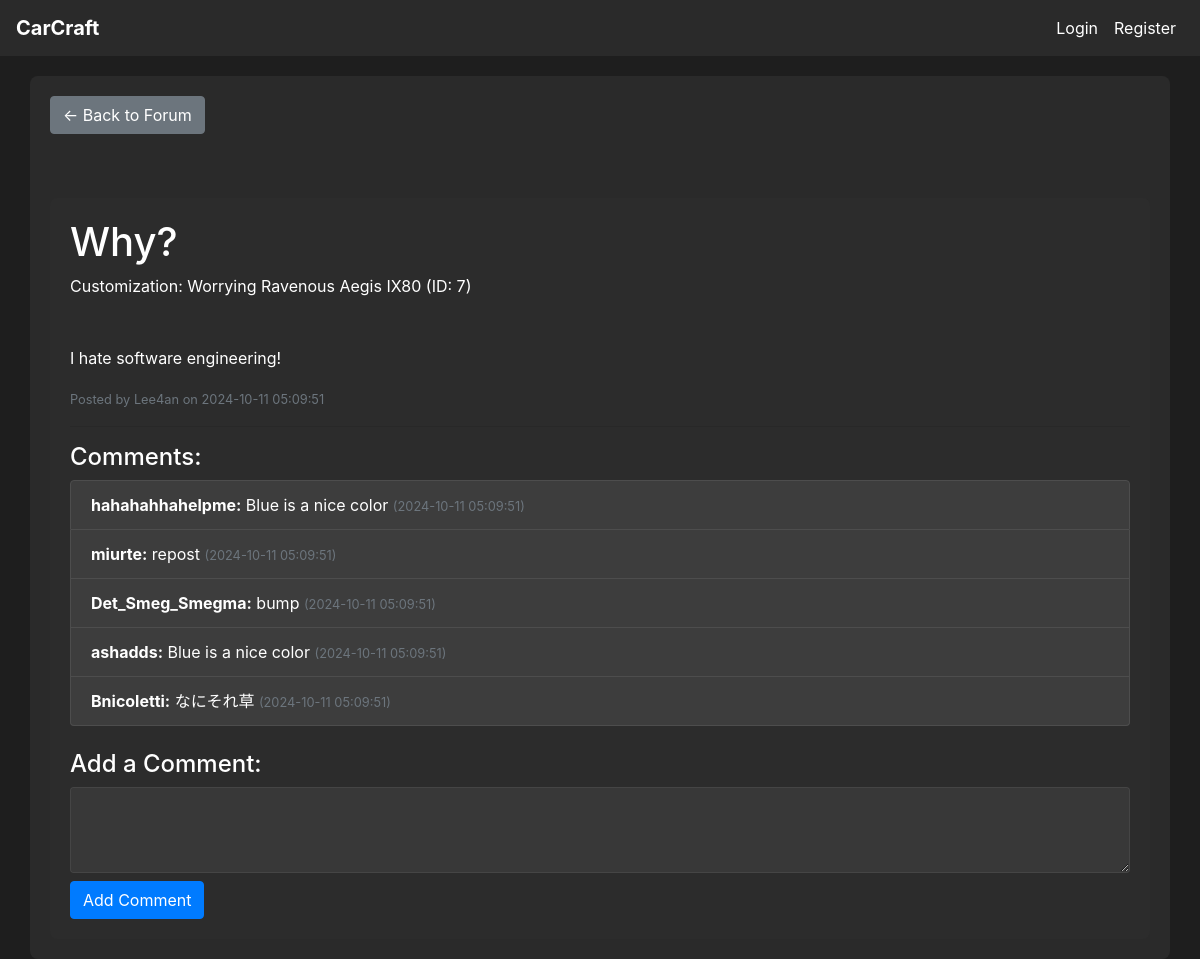
/post/1, run on the app's committed database.
### tables this page shows
CREATE TABLE post (
    post_id INTEGER PRIMARY KEY AUTOINCREMENT,
    customization_id INTEGER,
    user_id INTEGER NOT NULL,
    title VARCHAR(255) NOT NULL,
    description TEXT,
    category TEXT,
    created_at DATETIME DEFAULT CURRENT_TIMESTAMP,
    FOREIGN KEY (customization_id) REFERENCES customization(customization_id),
    FOREIGN KEY (user_id) REFERENCES user(user_id)
);

CREATE TABLE customization (
    customization_id INTEGER PRIMARY KEY AUTOINCREMENT,
    customization_name VARCHAR(100) NOT NULL,
    user_id INTEGER NOT NULL,
    model_id INTEGER NOT NULL,
    color_id INTEGER NOT NULL,
    wheel_id INTEGER NOT NULL,
    created_at DATETIME DEFAULT CURRENT_TIMESTAMP,
    FOREIGN KEY (user_id) REFERENCES user(user_id),
    FOREIGN KEY (model_id) REFERENCES model(model_id),
    FOREIGN KEY (color_id) REFERENCES color(color_id),
    FOREIGN KEY (wheel_id) REFERENCES wheel_set(wheel_id)
);

CREATE TABLE user (
    user_id INTEGER PRIMARY KEY AUTOINCREMENT,
    username VARCHAR(64) NOT NULL,
    email VARCHAR(100) NOT NULL,
    password_hash VARCHAR(255) NOT NULL,
    created_at DATETIME DEFAULT CURRENT_TIMESTAMP,
    admin INTEGER DEFAULT 0
);

CREATE TABLE comment (
    comment_id INTEGER PRIMARY KEY AUTOINCREMENT,
    post_id INTEGER NOT NULL,
    user_id INTEGER NOT NULL,
    content TEXT NOT NULL,
    created_at DATETIME DEFAULT CURRENT_TIMESTAMP,
    FOREIGN KEY (post_id) REFERENCES post(post_id),
    FOREIGN KEY (user_id) REFERENCES user(user_id)
);

### app.py (the view)
@app.route('/post/<int:post_id>', methods=['GET'])
def view_post(post_id):
    conn = get_db_connection()
    post = conn.execute('''
        SELECT p.post_id, p.title, p.description, p.created_at, p.user_id, u.username, c.customization_name AS customization_name, c.customization_id
        FROM post p
        JOIN user u ON p.user_id = u.user_id
        LEFT JOIN customization c ON p.customization_id = c.customization_id
        WHERE p.post_id = ?
    ''', (post_id,)).fetchone()
    if post is None:
        flash('Post not found.')
        return redirect(url_for('forum'))
    comments = conn.execute('''
        SELECT c.comment_id, c.content, c.created_at, c.user_id, u.username
        FROM comment c
        JOIN user u ON c.user_id = u.user_id
        WHERE c.post_id = ?
        ORDER BY c.created_at DESC
    ''', (post_id,)).fetchall()
    customization_data = None
    if post['customization_id']:
        customization_data = conn.execute('''
            SELECT brand.name AS brand_name, model.name AS model_name,
                   color.name AS color_name, wheel_set.name AS wheel_name
            FROM customization
            JOIN model ON customization.model_id = model.model_id
            JOIN brand ON model.brand_id = brand.brand_id
            JOIN color ON customization.color_id = color.color_id
            JOIN wheel_set ON customization.wheel_id = wheel_set.wheel_id
            WHERE customization.customization_id = ?
        ''', (post['customization_id'],)).fetchone()
    conn.close()
    return render_template('view_post.html', post=post, comments=comments, customization_data=customization_data)

### app.py (called while the page is built)
def get_db_connection():
    conn = sqlite3.connect(DATABASE)
    conn.row_factory = sqlite3.Row  # This enables column access by name: row['column_name']
    return conn

### templates/view_post.html (shortened to what this page needs)
{% extends "base.html" %}
{% block content %}
<a href="{{ url_for('forum') }}" class="btn btn-secondary mb-3">&larr; Back to Forum</a>
<div class="container mt-5">
    <h1>{{ post['title'] }}</h1>
    {% if post['customization_name'] %}
        <p>Customization: {{ post['customization_name'] }} (ID: {{ post['customization_id'] }})</p>
    {% else %}
        <p>Customization: None</p>
    {% endif %}
    <p>{{ post['description'] }}</p>
    <small class="text-muted">Posted by {{ post['username'] }} on {{ post['created_at'] }}</small>
    <hr>
    <h4>Comments:</h4>
    {% if comments %}
        <ul class="list-group">
            {% for comment in comments %}
            <li class="list-group-item position-relative">
                <strong>{{ comment['username'] }}:</strong> {{ comment['content'] }}
                <small class="text-muted">({{ comment['created_at'] }})</small>
            </li>
            {% endfor %}
        </ul>
    {% else %}
        <p>No comments yet. Be the first to comment!</p>
    {% endif %}
    <h4 class="mt-4">Add a Comment:</h4>
    <form method="POST" action="{{ url_for('create_comment', post_id=post['post_id']) }}">
        <textarea name="content" rows="3" required class="form-control"></textarea>
        <button type="submit" class="btn btn-primary mt-2">Add Comment</button>
    </form>
</div>
{% endblock %}

### static/css/style.css (style rules this page uses)
body { background-color: #1e1e1e; color: #ffffff; }
.container { background-color: rgba(45, 45, 45, 0.8); border-radius: 8px; padding: 20px; margin-top: 20px; position: relative }
h1, h2, h3, h4, h5, h6 { color: #ffffff; }
.list-group-item { background-color: #3d3d3d; color: #ffffff; border-color: #4d4d4d; transition: background-color 0.2s ease; }
.btn-primary { background-color: #007bff; border-color: #007bff; }
.btn-secondary { background-color: #6c757d; border-color: #6c757d; }
input, select, textarea { background-color: #3d3d3d; border-color: #4d4d4d; color: #ffffff; }
.form-control { background-color: rgba(61, 61, 61, 0.8); border-color: rgba(77, 77, 77, 0.8); color: #ffffff; }
a { color: #007bff; }
.list-group-item { position: relative; }

### data on the page
post: title "Why?", description "I hate software engineering!", created_at "2024-10-11 05:09:51"
customization: customization_name "Worrying Ravenous Aegis IX80", customization_id "7"
user: username "Lee4an"
comment: username "hahahahhahelpme", content "Blue is a nice color", created_at "2024-10-11 05:09:51"
comment: username "miurte", content "repost", created_at "2024-10-11 05:09:51"
comment: username "Det_Smeg_Smegma", content "bump", created_at "2024-10-11 05:09:51"
comment: username "ashadds", content "Blue is a nice color", created_at "2024-10-11 05:09:51"
comment: username "Bnicoletti", content "なにそれ草", created_at "2024-10-11 05:09:51"
